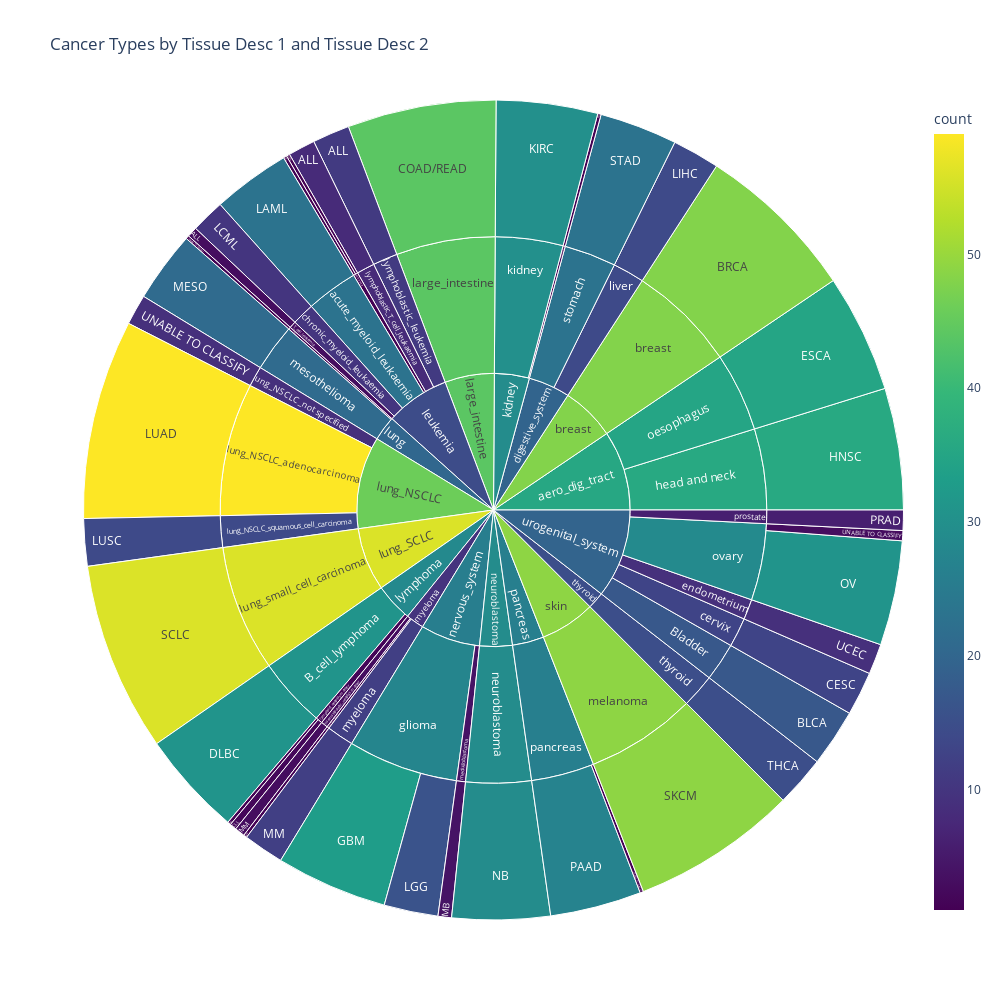

Here is the notebook cell this chart was saved with:
### Code cell
# Plot growth properities by cell line cancer type
fig = plot_sunburst(cell_df, ['tissue_desc_1','tissue_desc_2','cancer_type'], 'Cancer Types by Tissue Desc 1 and Tissue Desc 2')
fig.write_image(
    RESULTS_DIR / 'cancer_types_by_tissue_desc.png', 
    width=fig.layout.width,      
    height=fig.layout.height,     
    scale=3      # scale up for better resolution
)
fig.show()

### Figure 1 — Plotly figure (JSON) as saved in the notebook; plotly's stock layout.template omitted (floating-point values rounded to 4 significant figures)
{"data": [{"branchvalues": "total", "customdata": [[36.0], [35.0], [48.0], [14.0], [23.0], [1.0], [30.0], [44.0], [11.0], [8.0], [1.0], [23.0], [10.0], [3.0], [1.0], [1.0], [21.0], [9.0], [59.0], [14.0], [56.0], [31.0], [1.0], [2.0], [3.0], [1.0], [12.0], [33.0], [16.0], [4.0], [29.0], [27.0], [1.0], [49.0], [15.0], [17.0], [13.0], [9.0], [31.0], [3.0], [6.0], [36.0], [35.0], [48.0], [14.0], [23.0], [1.0], [30.0], [44.0], [11.0], [8.0], [1.0], [23.0], [10.0], [3.0], [1.0], [21.0], [9.0], [59.0], [14.0], [56.0], [31.0], [1.667], [3.0], [1.0], [12.0], [27.45], [4.0], [29.0], [26.07], [49.0], [15.0], [17.0], [13.0], [9.0], [28.53], [6.0], [35.51], [48.0], [19.59], [29.06], [44.0], [14.47], [20.09], [45.83], [56.0], [28.41], [9.625], [25.68], [29.0], [26.07], [49.0], [15.0], [19.56]], "domain": {"x": [0, 1], "y": [0, 1]}, "hovertemplate": "labels=%{label}<br>count_sum=%{value}<br>parent=%{parent}<br>id=%{id}<br>count=%{color}<extra></extra>", "ids": ["aero_dig_tract/head and neck/HNSC", "aero_dig_tract/oesophagus/ESCA", "breast/breast/BRCA", "digestive_system/liver/LIHC", "digestive_system/stomach/STAD", "kidney/adrenal_gland/ACC", "kidney/kidney/KIRC", "large_intestine/large_intestine/COAD/READ", "leukemia/lymphoblastic_leukemia/ALL", "leukemia/lymphoblastic_T_cell_leukaemia/ALL", "leukemia/leukemia/LAML", "leukemia/acute_myeloid_leukaemia/LAML", "leukemia/chronic_myeloid_leukaemia/LCML", "leukemia/T_cell_leukemia/ALL", "leukemia/leukemia/ALL", "lung/Lung_other/UNABLE TO CLASSIFY", "lung/mesothelioma/MESO", "lung_NSCLC/lung_NSCLC_not specified/UNABLE TO CLASSIFY", "lung_NSCLC/lung_NSCLC_adenocarcinoma/LUAD", "lung_NSCLC/lung_NSCLC_squamous_cell_carcinoma/LUSC", "lung_SCLC/lung_small_cell_carcinoma/SCLC", "lymphoma/B_cell_lymphoma/DLBC", "lymphoma/lymphoid_neoplasm other/ALL", "lymphoma/lymphoid_neoplasm other/CLL", "myeloma/haematopoietic_neoplasm other/MM", "myeloma/lymphoid_neoplasm other/MM", "myeloma/myeloma/MM", "nervous_system/glioma/GBM", "nervous_system/glioma/LGG", "nervous_system/medulloblastoma/MB", "neuroblastoma/neuroblastoma/NB", "pancreas/pancreas/PAAD", "pancreas/pancreas/UNABLE TO CLASSIFY", "skin/melanoma/SKCM", "thyroid/thyroid/THCA", "urogenital_system/Bladder/BLCA", "urogenital_system/cervix/CESC", "urogenital_system/endometrium/UCEC", "urogenital_system/ovary/OV", "urogenital_system/ovary/UNABLE TO CLASSIFY", "urogenital_system/prostate/PRAD", "aero_dig_tract/head and neck", "aero_dig_tract/oesophagus", "breast/breast", "digestive_system/liver", "digestive_system/stomach", "kidney/adrenal_gland", "kidney/kidney", "large_intestine/large_intestine", "leukemia/lymphoblastic_leukemia", "leukemia/lymphoblastic_T_cell_leukaemia", "leukemia/leukemia", "leukemia/acute_myeloid_leukaemia", "leukemia/chronic_myeloid_leukaemia", "leukemia/T_cell_leukemia", "lung/Lung_other", "lung/mesothelioma", "lung_NSCLC/lung_NSCLC_not specified", "lung_NSCLC/lung_NSCLC_adenocarcinoma", "lung_NSCLC/lung_NSCLC_squamous_cell_carcinoma", "lung_SCLC/lung_small_cell_carcinoma", "lymphoma/B_cell_lymphoma", "lymphoma/lymphoid_neoplasm other", "myeloma/haematopoietic_neoplasm other", "myeloma/lymphoid_neoplasm other", "myeloma/myeloma", "nervous_system/glioma", "nervous_system/medulloblastoma", "neuroblastoma/neuroblastoma", "pancreas/pancreas", "skin/melanoma", "thyroid/thyroid", "urogenital_system/Bladder", "urogenital_system/cervix", "urogenital_system/endometrium", "urogenital_system/ovary", "urogenital_system/prostate", "aero_dig_tract", "breast", "digestive_system", "kidney", "large_intestine", "leukemia", "lung", "lung_NSCLC", "lung_SCLC", "lymphoma", "myeloma", "nervous_system", "neuroblastoma", "pancreas", "skin", "thyroid", "urogenital_system"], "labels": ["HNSC", "ESCA", "BRCA", "LIHC", "STAD", "ACC", "KIRC", "COAD/READ", "ALL", "ALL", "LAML", "LAML", "LCML", "ALL", "ALL", "UNABLE TO CLASSIFY", "MESO", "UNABLE TO CLASSIFY", "LUAD", "LUSC", "SCLC", "DLBC", "ALL", "CLL", "MM", "MM", "MM", "GBM", "LGG", "MB", "NB", "PAAD", "UNABLE TO CLASSIFY", "SKCM", "THCA", "BLCA", "CESC", "UCEC", "OV", "UNABLE TO CLASSIFY", "PRAD", "head and neck", "oesophagus", "breast", "liver", "stomach", "adrenal_gland", "kidney", "large_intestine", "lymphoblastic_leukemia", "lymphoblastic_T_cell_leukaemia", "leukemia", "acute_myeloid_leukaemia", "chronic_myeloid_leukaemia", "T_cell_leukemia", "Lung_other", "mesothelioma", "lung_NSCLC_not specified", "lung_NSCLC_adenocarcinoma", "lung_NSCLC_squamous_cell_carcinoma", "lung_small_cell_carcinoma", "B_cell_lymphoma", "lymphoid_neoplasm other", "haematopoietic_neoplasm other", "lymphoid_neoplasm other", "myeloma", "glioma", "medulloblastoma", "neuroblastoma", "pancreas", "melanoma", "thyroid", "Bladder", "cervix", "endometrium", "ovary", "prostate", "aero_dig_tract", "breast", "digestive_system", "kidney", "large_intestine", "leukemia", "lung", "lung_NSCLC", "lung_SCLC", "lymphoma", "myeloma", "nervous_system", "neuroblastoma", "pancreas", "skin", "thyroid", "urogenital_system"], "marker": {"coloraxis": "coloraxis", "colors": [36.0, 35.0, 48.0, 14.0, 23.0, 1.0, 30.0, 44.0, 11.0, 8.0, 1.0, 23.0, 10.0, 3.0, 1.0, 1.0, 21.0, 9.0, 59.0, 14.0, 56.0, 31.0, 1.0, 2.0, 3.0, 1.0, 12.0, 33.0, 16.0, 4.0, 29.0, 27.0, 1.0, 49.0, 15.0, 17.0, 13.0, 9.0, 31.0, 3.0, 6.0, 36.0, 35.0, 48.0, 14.0, 23.0, 1.0, 30.0, 44.0, 11.0, 8.0, 1.0, 23.0, 10.0, 3.0, 1.0, 21.0, 9.0, 59.0, 14.0, 56.0, 31.0, 1.667, 3.0, 1.0, 12.0, 27.45, 4.0, 29.0, 26.07, 49.0, 15.0, 17.0, 13.0, 9.0, 28.53, 6.0, 35.51, 48.0, 19.59, 29.06, 44.0, 14.47, 20.09, 45.83, 56.0, 28.41, 9.625, 25.68, 29.0, 26.07, 49.0, 15.0, 19.56]}, "name": "", "parents": ["aero_dig_tract/head and neck", "aero_dig_tract/oesophagus", "breast/breast", "digestive_system/liver", "digestive_system/stomach", "kidney/adrenal_gland", "kidney/kidney", "large_intestine/large_intestine", "leukemia/lymphoblastic_leukemia", "leukemia/lymphoblastic_T_cell_leukaemia", "leukemia/leukemia", "leukemia/acute_myeloid_leukaemia", "leukemia/chronic_myeloid_leukaemia", "leukemia/T_cell_leukemia", "leukemia/leukemia", "lung/Lung_other", "lung/mesothelioma", "lung_NSCLC/lung_NSCLC_not specified", "lung_NSCLC/lung_NSCLC_adenocarcinoma", "lung_NSCLC/lung_NSCLC_squamous_cell_carcinoma", "lung_SCLC/lung_small_cell_carcinoma", "lymphoma/B_cell_lymphoma", "lymphoma/lymphoid_neoplasm other", "lymphoma/lymphoid_neoplasm other", "myeloma/haematopoietic_neoplasm other", "myeloma/lymphoid_neoplasm other", "myeloma/myeloma", "nervous_system/glioma", "nervous_system/glioma", "nervous_system/medulloblastoma", "neuroblastoma/neuroblastoma", "pancreas/pancreas", "pancreas/pancreas", "skin/melanoma", "thyroid/thyroid", "urogenital_system/Bladder", "urogenital_system/cervix", "urogenital_system/endometrium", "urogenital_system/ovary", "urogenital_system/ovary", "urogenital_system/prostate", "aero_dig_tract", "aero_dig_tract", "breast", "digestive_system", "digestive_system", "kidney", "kidney", "large_intestine", "leukemia", "leukemia", "leukemia", "leukemia", "leukemia", "leukemia", "lung", "lung", "lung_NSCLC", "lung_NSCLC", "lung_NSCLC", "lung_SCLC", "lymphoma", "lymphoma", "myeloma", "myeloma", "myeloma", "nervous_system", "nervous_system", "neuroblastoma", "pancreas", "skin", "thyroid", "urogenital_system", "urogenital_system", "urogenital_system", "urogenital_system", "urogenital_system", "", "", "", "", "", "", "", "", "", "", "", "", "", "", "", "", ""], "sort": false, "type": "sunburst", "values": [36.0, 35.0, 48.0, 14.0, 23.0, 1.0, 30.0, 44.0, 11.0, 8.0, 1.0, 23.0, 10.0, 3.0, 1.0, 1.0, 21.0, 9.0, 59.0, 14.0, 56.0, 31.0, 1.0, 2.0, 3.0, 1.0, 12.0, 33.0, 16.0, 4.0, 29.0, 27.0, 1.0, 49.0, 15.0, 17.0, 13.0, 9.0, 31.0, 3.0, 6.0, 36.0, 35.0, 48.0, 14.0, 23.0, 1.0, 30.0, 44.0, 11.0, 8.0, 2.0, 23.0, 10.0, 3.0, 1.0, 21.0, 9.0, 59.0, 14.0, 56.0, 31.0, 3.0, 3.0, 1.0, 12.0, 49.0, 4.0, 29.0, 28.0, 49.0, 15.0, 17.0, 13.0, 9.0, 34.0, 6.0, 71.0, 48.0, 37.0, 31.0, 44.0, 57.0, 22.0, 82.0, 56.0, 34.0, 16.0, 53.0, 29.0, 28.0, 49.0, 15.0, 79.0]}], "layout": {"coloraxis": {"colorbar": {"title": {"text": "count"}}, "colorscale": [[0, "#440154"], [0.1111, "#482878"], [0.2222, "#3e4989"], [0.3333, "#31688e"], [0.4444, "#26828e"], [0.5556, "#1f9e89"], [0.6667, "#35b779"], [0.7778, "#6ece58"], [0.8889, "#b5de2b"], [1, "#fde725"]]}, "height": 1000, "legend": {"tracegroupgap": 0}, "title": {"text": "Cancer Types by Tissue Desc 1 and Tissue Desc 2"}, "width": 1000}}
